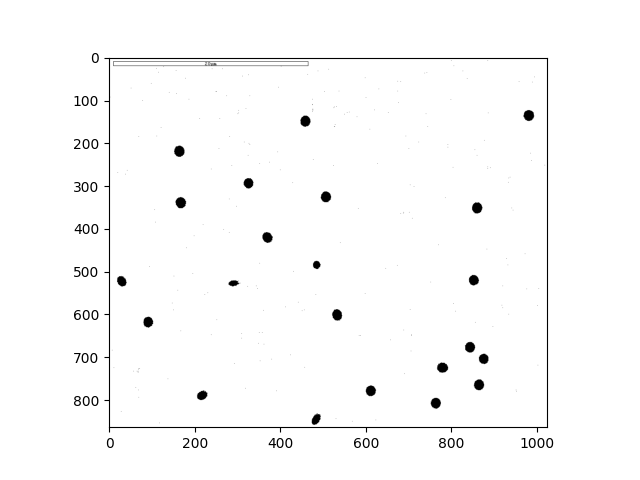
#> input picture images/binary.tiff, 640 x 480 px
$ python fit_ellipses.py
#> lines starting #> are read from the running program, lines starting #| are printed output that depends on the picture
import numpy as np
import matplotlib.pyplot as plt

from skimage import measure
from skimage import io
import os

image = io.imread(os.path.join('./images/binary.tiff'),
                  as_gray=True)
#> image is the input picture: shape (480, 640) float64; min 0, max 1, mean 0.984

contours = measure.find_contours(image, 0.8)
#> contours = 110 point arrays, longest 1769 points

# Display the image and plot all contours found
fig, ax = plt.subplots()

for contour in contours:
    ax.plot(contour[:, 1], contour[:, 0], linewidth=1)
#> this loop made 110 passes

ax.axis('image')

ax.set_xticks([])
ax.set_yticks([])
plt.show()
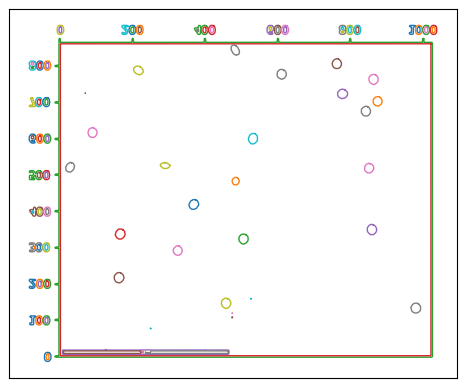
#> figure drawn by matplotlib, 1 panel
